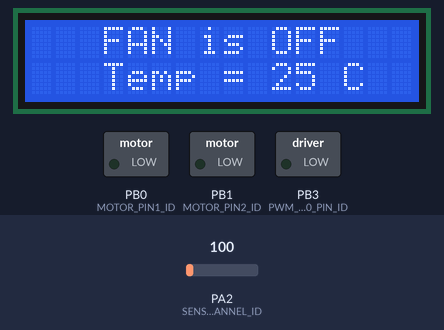
The program below on a simulated ATmega32, built with avr-gcc and emulated at 1 MHz. On the bench: 16×2 character LCD, switched loads named in the program (green lamp = pin HIGH). Wiring (inferred from the names in the program): character LCD (HD44780): RS PD0; E PD2; data PC0, PC1, PC2, PC3, PC4, PC5, PC6, PC7. The inputs (shaded band) are chosen by the test bench; at power-on: PA2 (SENSOR_CHANNEL_ID) = 100. Pins used as bus, display or sensor lines are not drawn.

Above: at 1.2 s.
1.3 s: PA2 (SENSOR_CHANNEL_ID) set to 113
At 2.5 s:
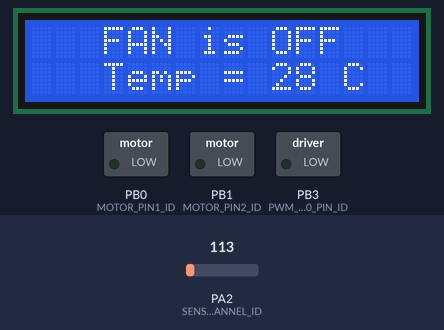
2.8 s: PA2 (SENSOR_CHANNEL_ID) set to 128
At 4.0 s:
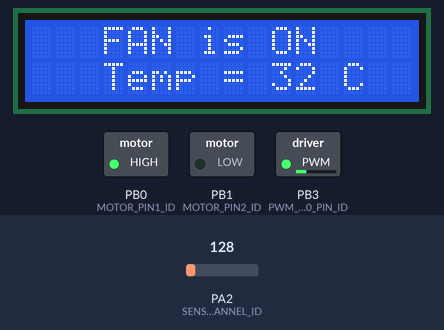
4.4 s: PA2 (SENSOR_CHANNEL_ID) set to 320
At 5.3 s:
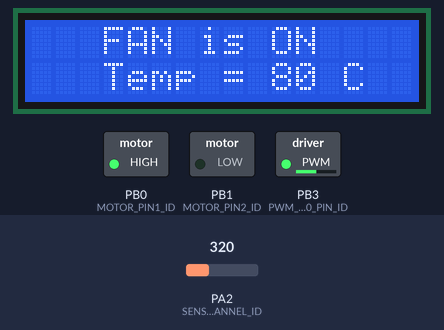
Timing chart, 0 to 7.4 s (numbered marks = the images above; inputs shaded):
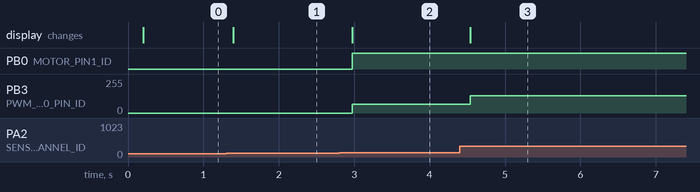

The program:

main.c
```c
 /******************************************************************************
 *
 * Module: main
 * File Name: main.c
 * Description: source file for the main file
 * Author: Ibrahim Mohamed
 *
 *******************************************************************************/

#include "app.h"
#include "lcd.h"
#include "gpio.h"
#include "adc.h"
#include "dcmotor.h"
#include "lm35_sensor.h"
#include "common_macros.h"

 int main(void){

	 /*
	  * set up the configuration for the ADC by setting:
	  * - the voltage to the internal 2.56 v
	  *	- the prescaler to process / 8
	  * */

	ADC_ConfigType config = {
			INTERNAL_VOLTAGE,
			F_CPU_8
	};


	/*	initialize LCD 	*/
	LCD_init();

	/*	initialize ADC with configurations	*/
	ADC_init(&config);

	/*	initialize the DC motor	*/
	DcMotor_Init();

	/*
	 * move the cursor of the LCD to middle of the screen to display
	 * the "Temp = 	C" statement
	 *
	 * then display it
	 * */
	LCD_moveCursor(1, 3);
	LCD_displayString("Temp =    C");

	uint8 temperature;

	while(1){

		temperature = LM35_getTemperature(); 	/*	read temperature from the LM35 temperature sensor */

		if(temperature < 30){
			display_FanState(OFF);				/*	display OFF state		*/
			display_Temperature(temperature);	/*	display temperature		*/
			DcMotor_Rotate(STOP, 0);			/*	stop the fan motor		*/
		}

		else if(temperature >= 30 && temperature < 60){
			display_FanState(ON);				/*	display ON state		*/
			display_Temperature(temperature);	/*	display temperature		*/
			DcMotor_Rotate(CW, 25);	            /*	fan motor operates by 25% of its full speed (CW: Clockwise direction)	*/
		}

		else if(temperature >= 60 && temperature < 90 ){
			display_FanState(ON);				/*	display ON state		*/
			display_Temperature(temperature);	/*	display temperature		*/
			DcMotor_Rotate(CW, 50);				/*	fan motor operates by 50% of its full speed	(CW: Clockwise direction) */
		}

		else if(temperature >= 90 && temperature < 120 ){
			display_FanState(ON);				/*	display ON state		*/
			display_Temperature(temperature);	/*	display temperature		*/
			DcMotor_Rotate(CW, 75);				/*	fan motor operates by 75% of its full speed	(CW: Clockwise direction) */
		}
		else if(temperature >= 120){
			display_FanState(ON);				/*	display ON state		*/
			display_Temperature(temperature);	/*	display temperature		*/
			DcMotor_Rotate(CW, 100);			/*	fan motor operates by 100% of its full speed (CW: Clockwise direction)	*/
		}
	}

	return 0;
}
```

adc.c
```c
 /******************************************************************************
 *
 * Module: Analog to Digital Converter
 * File Name: adc.c
 * Description: source file for the ADC driver
 * Author: Ibrahim Mohamed
 *
 *******************************************************************************/

#include <avr/io.h>
#include "adc.h"
#include "common_macros.h"
#include "gpio.h"


/*******************************************************************************
 *                      Functions Definitions                                  *
 *******************************************************************************/


/*
 * Description :
 * Initialize the ADC
 */
void ADC_init(const ADC_ConfigType * Config_Ptr){

	/* ADMUX Register Bits Description:
	 * REFS1:0 = 00 to choose to connect external reference, internal reference or AVCC
	 * ADLAR   = 0 right adjusted
	 * MUX4:0  = 00000 to choose channel 0 as initialization
	 */
	ADMUX = 0;

	/*
	* insert the required voltage value in the last 2 bits bits (REFS0 and REFS1)
	* of ADMUX Register
	*/
	ADMUX = (ADMUX & 0x3F) | ((Config_Ptr->ref_volt)<<6);


	/* ADCSRA Register Bits Description:
	* ADEN    = 1 Enable ADC
	* ADIE    = 0 Disable ADC Interrupt
	* ADATE   = 0 Disable Auto Trigger
	* ADPS2:0 = XXX to choose ADC_Clock (F_CPU/X where X is 2,4,8,16,32 or 64) --> ADC must operate in range 50-200Khz
	*/
	ADCSRA = (1<<ADEN) | (1<<ADPS1);
	ADCSRA = (ADCSRA & 0xF4) | (Config_Ptr->prescaler);

}


/*
 * Description :
 * reads the channel from the ADC using polling technique
 */
uint16 ADC_readChannel(uint8 ch_num){

	ch_num &= 0x07;	/* Input channel number must be from 0 --> 7 */
	ADMUX &= 0XE0;	/* Clear first 5 bits in the ADMUX (channel number MUX4:0 bits) before set the required channel */
	ADMUX = ADMUX | ch_num; /* Choose the correct channel by setting the channel number in MUX4:0 bits */

	/*	 start conversion	*/
	SET_BIT(ADCSRA,ADSC);

	/*	 Polling	*/
	while(BIT_IS_CLEAR(ADCSRA,ADIF)); 	/* Wait for conversion to complete, ADIF becomes '1' */

	/*	clear the flag	*/
	SET_BIT(ADCSRA,ADIF);


	return ADC;	/*	return the value of ADC register that holds the converted value	*/
}
```

adc.h
```c
 /******************************************************************************
 *
 * Module: Analog to Digital Converter
 * File Name: adc.h
 * Description: header file for the ADC driver
 * Author: Ibrahim Mohamed
 *
 *******************************************************************************/


#ifndef SRC_ADC_H_
#define SRC_ADC_H_

#include "std_types.h"


/*******************************************************************************
 *                          Configurations	                                   *
 *******************************************************************************/

#define ADC_MAXIMUM_VALUE    1023
#define ADC_REF_VOLT_VALUE   2.56

/*******************************************************************************
 *                         Types Declaration                                   *
 *******************************************************************************/

typedef enum{
	AREF_OFF = 0,
	AVCC = 1,
	INTERNAL_VOLTAGE = 3
} ADC_ReferenceVolatge;


typedef enum{
	F_CPU_2 = 0,
	F_CPU_4 = 2,
	F_CPU_8, F_CPU_16, F_CPU_32, F_CPU_64, F_CPU_128
} ADC_Prescaler;


typedef struct{
	ADC_ReferenceVolatge ref_volt;
	ADC_Prescaler prescaler;
} ADC_ConfigType;


/*******************************************************************************
 *                             Functions Prototypes                            *
 *******************************************************************************/


/*
 * Description :
 * Initialize the ADC
 */
void ADC_init(const ADC_ConfigType * Config_Ptr);


/*
 * Description :
 * reads the channel from the ADC
 */
uint16 ADC_readChannel(uint8 ch_num);


#endif /* SRC_ADC_H_ */
```

app.c
```c
 /******************************************************************************
 *
 * Module: application
 * File Name: app.c
 * Description: source file for the application
 * Author: Ibrahim Mohamed
 *
 *******************************************************************************/

#include "app.h"
#include "lcd.h"


/*
 * Description:
 * - move the cursor to the temperature display position
 * - display numbers based on their length by checking number of digits (>100)
 *
 * */
void display_Temperature(uint8 temp){

	LCD_moveCursor(1,10);
	if (temp >= 100) {
		LCD_intgerToString(temp);
	}
	else {
		LCD_intgerToString(temp);
		LCD_displayCharacter(' '); /* clear the extra character from the last display */
	}
}


/*
 * Description:
 * - move the cursor to the state display position
 * - display the state of the fan
 */

void display_FanState(uint8 on_off){

	LCD_moveCursor(0, 3);

	if(on_off){
		LCD_displayString("FAN is ON");
		LCD_displayCharacter(' '); 		/* clear the extra character from the last display */
	}
	else {
		LCD_displayString("FAN is OFF");
	}
}
```

app.h
```c
 /******************************************************************************
 *
 * Module: application
 * File Name: app.h
 * Description: source file for the application
 * Author: Ibrahim Mohamed
 *
 *******************************************************************************/

#ifndef SRC_APP_H_
#define SRC_APP_H_

#include "std_types.h"

/*******************************************************************************
 *                                Configurations                               *
 *******************************************************************************/

#define OFF 	0
#define ON 		1

/*******************************************************************************
 *                              Functions Prototypes                           *
 *******************************************************************************/

/*
 * Description:
 * - move the cursor to the temperature display position
 * - display numbers based on their length by checking number of digits (>100)
 *
 * */

void display_Temperature(uint8 temp);


/*
 * Description:
 * - move the cursor to the state display position
 * - display the state of the fan
 */
void display_FanState(uint8 on_off);


#endif /* SRC_APP_H_ */
```

dcmotor.c
```c
 /******************************************************************************
 *
 * Module:	DC Motor
 * File Name: dcmotor.c
 * Description: source file for the DC Motor driver
 * Author: Ibrahim Mohamed
 *
 *******************************************************************************/

#include <avr/io.h>
#include "dcmotor.h"
#include "gpio.h"
#include "pwm.h"


/*
 * Description :
 * The Function responsible for setup the direction for the two motor pins through the GPIO driver.
 * Stop at the DC-Motor at the beginning through the GPIO driver.
 */
void DcMotor_Init(void){


	/*
	 * set up the pins direction to be output
	 *
	 * */

	GPIO_setupPinDirection(MOTOR_PORT_ID, MOTOR_PIN1_ID, PIN_OUTPUT);
	GPIO_setupPinDirection(MOTOR_PORT_ID, MOTOR_PIN2_ID, PIN_OUTPUT);


	/*
	 * set up the direction of motor to be zero
	 *
	 * */
	GPIO_writePin(MOTOR_PORT_ID, MOTOR_PIN1_ID, LOGIC_LOW);
	GPIO_writePin(MOTOR_PORT_ID, MOTOR_PIN2_ID, LOGIC_LOW);

}


/*
 * Description :
 * set the speed and direction of the motors
 */
void DcMotor_Rotate(DcMotor_State state,uint8 speed){

	/*
	 * set the state of the motor according to the configuration
	 *
	 * STOP
	 * MOTOR PIN 1 -> 0000 & 0001 = 0000
	 * MOTOR PIN 2 -> 0000 & 00100 = 0000 .. shifted right one = 0000
	 * result = 00
	 *
	 * CW
	 * MOTOR PIN 1 -> 0001 & 0001 = 0001
	 * MOTOR PIN 2 -> 0001 & 0010 = 0000  ..shifted right one = 0000
	 * result = 10
	 *
	 * ACW
	 * MOTOR PIN 1 -> 0010 & 0001 = 0000
	 * MOTOR PIN 2 -> 0010 & 0010 = 0010  .. shifted right one = 0001
	 * result =01
	 *
	 * */

	GPIO_writePin(MOTOR_PORT_ID, MOTOR_PIN1_ID, state & 0x01);
	GPIO_writePin(MOTOR_PORT_ID, MOTOR_PIN2_ID, (state & 0x02) >> 1);

	PWM_Timer0_Start(speed);

}
```

dcmotor.h
```c
 /******************************************************************************
 *
 * Module:	DC Motor
 * File Name: dcmotor.h
 * Description: header file for the DC Motor driver
 * Author: Ibrahim Mohamed
 *
 *******************************************************************************/


#ifndef SRC_DCMOTOR_H_
#define SRC_DCMOTOR_H_

#include "std_types.h"

/*******************************************************************************
 *                             Configurations	                               *
 *******************************************************************************/

#define MOTOR_PORT_ID 		PORTB_ID
#define MOTOR_PIN1_ID		PIN0_ID
#define MOTOR_PIN2_ID		PIN1_ID

/*******************************************************************************
 *                            Types Declaration                                *
 *******************************************************************************/

typedef enum{
	STOP, CW, ACW
} DcMotor_State;


/*******************************************************************************
 *                           Functions Prototypes                              *
 *******************************************************************************/

/*
 * Description :
 * Initialize the DC Motor driver
 */
void DcMotor_Init(void);


/*
 * Description :
 * set the speed and direction of the motors
 */
void DcMotor_Rotate(DcMotor_State state,uint8 speed);


#endif /* SRC_DCMOTOR_H_ */
```

lm35_sensor.c
```c
 /******************************************************************************
 *
 * Module: Temperature Sensor
 * File Name: lm35_sensor.h
 * Description: source file for the LM35 Temperature Sensor driver
 * Author: Ibrahim Mohamed
 *
 *******************************************************************************/

#include "lm35_sensor.h"
#include "adc.h"

/*
 * Description :
 * Function responsible for calculate the temperature from the ADC digital value.
 */

uint8 LM35_getTemperature(void)
{
	uint8 temperature = 0;

	uint16 adc_value = 0; /*	readed value from ADC	*/

	/* Read ADC channel where the temperature sensor is connected */
	adc_value = ADC_readChannel(SENSOR_CHANNEL_ID);

	/* Calculate the temperature from the ADC value*/
	temperature = (uint8)(((uint32)adc_value*SENSOR_MAX_TEMPERATURE*ADC_REF_VOLT_VALUE)/(ADC_MAXIMUM_VALUE*SENSOR_MAX_VOLT_VALUE));

	return temperature;
}
```

lm35_sensor.h
```c
 /******************************************************************************
 *
 * Module: Temperature Sensor
 * File Name: lm35_sensor.h
 * Description: header file for the LM35 Temperature Sensor driver
 * Author: Ibrahim Mohamed
 *
 *******************************************************************************/

#ifndef LM35_SENSOR_H_
#define LM35_SENSOR_H_

#include "std_types.h"

/*******************************************************************************
 *                                Configurations                               *
 *******************************************************************************/

#define SENSOR_CHANNEL_ID         2
#define SENSOR_MAX_VOLT_VALUE     1.5
#define SENSOR_MAX_TEMPERATURE    150

/*******************************************************************************
 *                      Functions Prototypes                                   *
 *******************************************************************************/

/*
 * Description :
 * Function responsible for calculate the temperature from the ADC digital value.
 */
uint8 LM35_getTemperature(void);

#endif /* LM35_SENSOR_H_ */
```

pwm.c
```c
 /******************************************************************************
 *
 * Module:	Timer 0 PWM
 * File Name: pwm.c
 * Description: source file for the Timer0 PWM driver
 * Author: Ibrahim Mohamed
 *
 *******************************************************************************/

#include <avr/io.h>
#include "common_macros.h"
#include "gpio.h"
#include "pwm.h"


/*
 * Description :
 * responsible for trigger the Timer0 with the PWM Mode.
 */
void PWM_Timer0_Start(uint8 duty_cycle){

	/*
	 * timer on with fast PWM Mode
	 * WGM00 & WGM01 -> 1
	 *
	 * non inverting mode
	 * COM01 -> 1 , COM00 ->0
	 *
	 */
	TCCR0 = (1<<WGM00) | (1<<WGM01) | (1<<COM01);


	/*
	 * put the prescaler with configurable frequency
	 *
	 * CS02, CS01, CS00
	 */
	TCCR0 = (TCCR0 & 0xF8) | CLK_FREQENCY;
	TCNT0 = 0; 		/*	initialize timer from 0	*/


	/*
	 * insert the duty cycle to the compare register a
	 * */
	if (duty_cycle == 100)
		/*  to prevent overflow (the number being 256)*/
		OCR0 = (((uint16)(duty_cycle*MAX_VALUE_FOR_OCR0))/100)-1;
	else
		OCR0 = (((uint16)(duty_cycle*MAX_VALUE_FOR_OCR0))/100);

	/*	set up the direction and port for the timer	*/
	GPIO_setupPinDirection(PWM_OC0_PORT_ID, PWM_OC0_PIN_ID, PIN_OUTPUT);
}
```

pwm.h
```c
 /******************************************************************************
 *
 * Module:	Timer 0 PWM
 * File Name: pwm.h
 * Description: header file for the Timer0 PWM driver
 * Author: Ibrahim Mohamed
 *
 *******************************************************************************/


#ifndef SRC_PWM_H_
#define SRC_PWM_H_

#include "std_types.h"


/*******************************************************************************
 *                             Configurations	                               *
 *******************************************************************************/


#define MAX_VALUE_FOR_OCR0  256
#define PWM_OC0_PORT_ID     PORTB_ID
#define PWM_OC0_PIN_ID      PIN3_ID
#define CLK_FREQENCY		CLK_8

/*******************************************************************************
 *                            Types Declaration                                *
 *******************************************************************************/

typedef enum{
	NoClockSource, NoPrescaling, CLK_8, CLK_64, CLK_256, CLK_1024
}Clk_Prescaler;

/*******************************************************************************
 *                           Functions Prototypes                              *
 *******************************************************************************/


/*
 *
 * Description :
 * responsible for trigger the Timer0 with the PWM Mode.
 * Setup the PWM mode with Non-Inverting.
 * Setup the prescaler with F_CPU/8.
 * Setup the compare value based on the required input duty cycle
 * Setup the direction for OC0 as output pin through the GPIO driver.
 * The generated PWM signal frequency will be 500Hz to control the DC Motor speed
 *
 */
void PWM_Timer0_Start(uint8 duty_cycle);

#endif /* SRC_PWM_H_ */
```

common_macros.h
```c
 /******************************************************************************
 *
 * Module: Common - Macros
 * File Name: Common_Macros.h
 * Description: Commonly used Macros
 * Author: Mohamed Tarek
 *
 *******************************************************************************/

#ifndef COMMON_MACROS
#define COMMON_MACROS

/* Set a certain bit in any register */
#define SET_BIT(REG,BIT) (REG|=(1<<BIT))

/* Clear a certain bit in any register */
#define CLEAR_BIT(REG,BIT) (REG&=(~(1<<BIT)))

/* Toggle a certain bit in any register */
#define TOGGLE_BIT(REG,BIT) (REG^=(1<<BIT))

/* Rotate right the register value with specific number of rotates */
#define ROR(REG,num) ( REG= (REG>>num) | (REG<<(8-num)) )

/* Rotate left the register value with specific number of rotates */
#define ROL(REG,num) ( REG= (REG<<num) | (REG>>(8-num)) )

/* Check if a specific bit is set in any register and return true if yes */
#define BIT_IS_SET(REG,BIT) ( REG & (1<<BIT) )

/* Check if a specific bit is cleared in any register and return true if yes */
#define BIT_IS_CLEAR(REG,BIT) ( !(REG & (1<<BIT)) )

#endif
```

Source omitted: lcd.c (7398 bytes), lcd.h (3051 bytes), gpio.c (6618 bytes), gpio.h (3547 bytes), std_types.h (1437 bytes)

Measured:
- the behaviour switches between 119 and 120 on PA2 (SENSOR_CHANNEL_ID) (found by bisection; images 1 and 2)
- after the input at 1.3 s, the display: changes after 0.10 s (image 1)
- after the input at 2.8 s, PB0 (MOTOR_PIN1_ID): LOW → HIGH after 0.17 s; PB3 (PWM_OC0_PIN_ID): 0/255 → 64/255 after 0.17 s; the display: changes after 0.17 s (image 2)
- after the input at 4.4 s, PB3 (PWM_OC0_PIN_ID): 64/255 → 128/255 after 0.14 s; the display: changes after 0.14 s (image 3)
